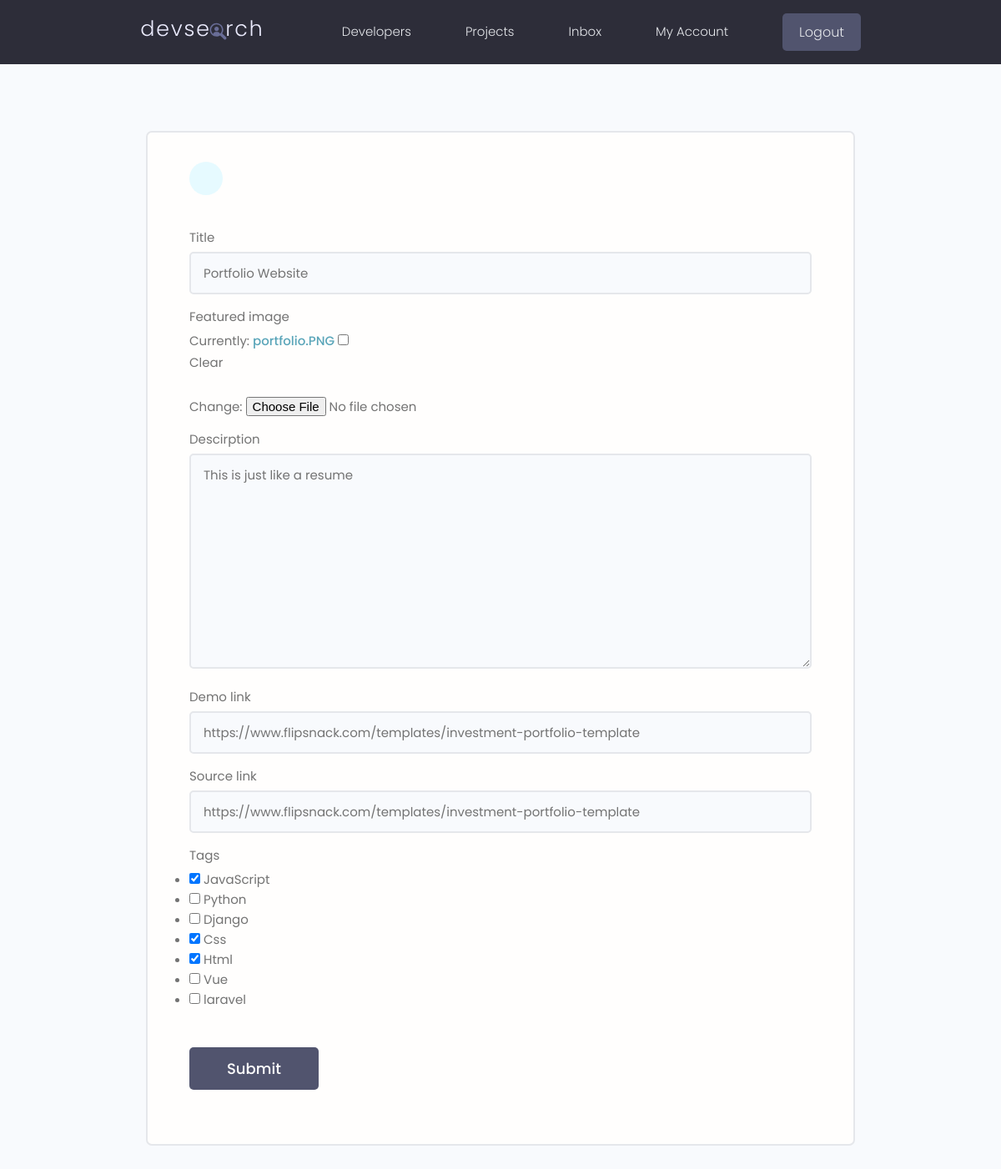
Screenshot of /projects/update-project/11194acd-5fb9-4730-9248-b03eb7f277aa (signed in) with the database file from the repository.
### projects/models.py (models this page shows, shortened)
class Project(models.Model):
    owner = models.ForeignKey(
        Profile, null=True, blank=True, on_delete=models.SET_NULL)
    title = models.CharField(max_length=190)
    descirption = models.TextField(null=True, blank=True)
    featured_image = models.ImageField(
        null=True, blank=True, default="default.jpg")
    demo_link = models.CharField(max_length=2000, null=True, blank=True)
    source_link = models.CharField(max_length=2000, null=True, blank=True)
    tags = models.ManyToManyField('Tag', blank=True)
    vote_total = models.IntegerField(default=0, null=True, blank=True)
    vote_ratio = models.IntegerField(default=0, null=True, blank=True)
    created = models.DateTimeField(auto_now_add=True)
    id = models.UUIDField(
        default=uuid.uuid4, unique=True, primary_key=True, editable=False)
    class Meta:
        ordering = ['-vote_ratio', '-vote_total', 'title']

### projects/views.py (the view)
# urls.py: path('update-project/<str:pk>', views.updateProject, name='update-project'),
@login_required(login_url='login')
def updateProject(request, pk):
    profile = request.user.profile
    project = profile.project_set.get(id=pk)
    form = ProjectForm(instance=project)
    if request.method == 'POST':
        form = ProjectForm(request.POST, request.FILES, instance=project)
        if form.is_valid():
            form.save()
            return redirect('account')
    context = {'form': form}
    return render(request, "projects/project_form.html", context)

### projects/forms.py
class ProjectForm(ModelForm):
    class Meta:
        model = Project
        fields = ['title', 'featured_image', 'descirption',
                  'demo_link', 'source_link', 'tags']
        widgets = {
            'tags': forms.CheckboxSelectMultiple(),
        }
    def __init__(self, *args, **kwargs):
        super(ProjectForm, self).__init__(*args, **kwargs)
        for field in self.fields.values():
            field.widget.attrs.update({'class': 'input'})

### projects/models.py (called while the page is built)
    def __str__(self):
        return self.name

### projects/templates/projects/project_form.html (shortened to what this page needs)
{% extends 'main.html' %}
{% block content %}
    <main class="formPage my-xl">
        <div class="content-box">
            <div class="formWrapper">
                <a class="backButton" href="{% url 'projects' %}"></a>
                <br>
                <form class="form" method="POST" enctype="multipart/form-data">
                {% for field in form %}
                        <div class="form__field">
                            <label for="formInput#text">{{field.label}}</label>
                            {{field}}
                        </div>
                {% endfor %}
                    <input class="btn btn--sub btn--lg  my-md" type="submit" value="Submit" />
                </form>
            </div>
        </div>
    </main>
{% endblock content %}

### static/styles/app.css (style rules this page uses)
:root { --color-sub: #2d2d39; }
.btn--sub { background-color: var(--color-sub-light); }
.content-box { width: 95%; max-width: 85rem; margin: 0 auto; }
.backButton { background: var(--color-main-light); color: var(--color-main); width: 4rem; height: 4rem; display: flex; align-items: center; justify-content: center; border-radius: 50%; }
.formPage .formWrapper { list-style: none; background: var(--color-white); padding: 3.5rem 5rem; border: 2px solid var(--color-light); border-radius: 0.7rem; }

### static/uikit/styles/modules/_variables.css (style rules this page uses)
:root { --color-main: #5aa5b9; --color-main-light: #e6faff; --color-sub: #3f4156; --color-sub-light: #51546e; --color-sub-lighter: #ededfd; --color-text: #737373; --color-gray: #8b8b8b; --color-light: #e5e7eb; --color-light-gray: #767676; --color-bg: #f8fafd; --color-white: #fffefd; --color-white-light: #f3f3f3; --color-success: #359e64; --color-success-bg: #def8e8; --color-error: #fc4b0b; --color-error-bg: #fff2ee; --font-base: 'Poppins', arial, helvetica, 'Segoe UI', roboto, ubuntu, sans-serif; --font-monospace: 'Fira Code', 'Courier New', courier, monospace; --font-regular: 300; --font-medium: 500; --font-bold: 700; --generic-shadow: 1px 1px 5px #00000010; --generic-transition: all 0.3s ease-in-out; }

### static/uikit/styles/modules/_base.css (style rules this page uses)
* { margin: 0; padding: 0; box-sizing: border-box; text-rendering: optimizeLegibility; color: inherit; font-size: inherit; }
html { font-size: 50%; }
@media only screen and (min-width: 480px) { html { font-size: 56.25%; } }
@media only screen and (min-width: 1200px) { html { font-size: 62.5%; } }
body { line-height: 1.6; font-weight: 400; font-size: 1.5rem; color: var(--color-text); background-color: var(--color-bg); min-height: 100vh; }

### static/uikit/styles/modules/_typography.css (style rules this page uses)
* { font-family: var(--font-base); }
a { padding-bottom: 2px; text-decoration: none; display: inline-block; color: var(--color-main); font-weight: var(--font-medium); }

### static/uikit/styles/modules/_utilities.css (style rules this page uses)
.my-md { margin: 3rem auto; }
.my-xl { margin: 8rem auto; }

### static/uikit/styles/modules/_button.css (style rules this page uses)
.btn { display: inline-block; position: relative; cursor: pointer; background-color: var(--color-light); font-weight: var(--font-medium); color: var(--color-sub); text-decoration: none; padding: 1rem 2rem; border-radius: 0.5rem; border: none; width: -webkit-fit-content; width: -moz-fit-content; width: fit-content; height: -webkit-fit-content; height: -moz-fit-content; height: fit-content; font-size: 1.6rem; outline-width: 0; outline-color: transparent; -webkit-backface-visibility: hidden; backface-visibility: hidden; transition: all 0.3s ease-in-out; }
.btn--sub { background-color: var(--color-sub); color: var(--color-white); }
.btn--lg { font-size: 1.8rem; padding: 1.2rem 4.5rem; }

### static/uikit/styles/modules/_form.css (style rules this page uses)
.form { display: block; }
.form__field { margin-top: 1.5rem; margin-bottom: 1.5rem; }
.form__label, .form__field > label { display: block; margin-bottom: 0.5rem; color: var(--color-text); }
input.input[type='text'], input.input[type='email'], input.input[type='password'], input.input[type='number'], textarea.input { min-width: 24rem; width: 100%; padding: 1.2rem 1.5rem; border-radius: 0.5rem; border: 2px solid var(--color-light); transition: all 0.3s ease-in-out; background-color: var(--color-bg); }

### rows the page displays
Project: form "Portfolio Website" "This is just like a resume" "https://www.flipsnack.com/templates/investment-portfolio-template" "https://www.flipsnack.com/templates/investment-portfolio-template"

### other values shown
{{ field.label }} "Title" "Featured image" "Descirption" "Demo link" "Source link" "Tags"
